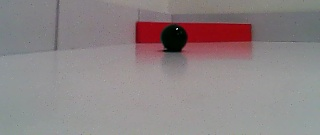
#> input picture 5_ai_training_data/0_captures/20250517_184414_250754.jpg, 320 x 135 px
$ python -i victims.py   (imports and definitions only)
#> lines starting #> are read from the running program, lines starting #| are printed output that depends on the picture; after the words box and inside, x2 and y2 are one past the last pixel; in counts of white or black regions, pixels touching at a corner belong together
#> further down, picture is the input picture: shape (135, 320, 3); mean B, G, R 133, 131.8, 141.3
import cv2
import numpy as np
from typing import Optional
# import laser_sensors

import config

def live(image: np.ndarray) -> Optional[int]:
    spectral_threshold = 200

    kernal_size = 7
    spectral_highlights = cv2.inRange(image, (spectral_threshold, spectral_threshold, spectral_threshold), (255, 255, 255))
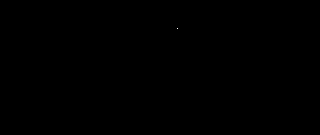
#> spectral_highlights: shape (135, 320); 0% white in thin lines or dots, all inside (x1, y1, x2, y2) = (177, 28, 178, 29)
    spectral_highlights = cv2.dilate(spectral_highlights, np.ones((kernal_size, kernal_size), np.uint8), iterations=1)
#> spectral_highlights: shape (135, 320); 0.11% white; 1 white region, box (x1, y1, x2, y2) and area: (174, 25, 181, 32) 49

    contours, _ = cv2.findContours(spectral_highlights, cv2.RETR_EXTERNAL, cv2.CHAIN_APPROX_SIMPLE)
#> contours = [[[174, 25], [174, 31], [180, 31], [180, 25]]]

    if not contours: return None
    if config.X11: cv2.drawContours(image, contours, -1, (0, 0, 255), 1)
#> image: shape (135, 320, 3); 0.06% of pixels changed, all inside (x1, y1, x2, y2) = (174, 25, 181, 32)

    valid_contours = []

    for contour in contours:
        _, y, w, h = cv2.boundingRect(contour)
        print(cv2.contourArea(contour))

        # look for contours in the top quarter
        if (y + h/2 < 50
            and cv2.contourArea(contour) < 700):
            valid_contours.append(contour)
#> this loop made 1 pass
#> (contour, y, w, h) on pass 1: ([[174, 25], [174, 31], [180, 31], [180, 25]], 25, 7, 7)
#| 36.0
#> after the loop, valid_contours = [[[174, 25], [174, 31], [180, 31], [180, 25]]]

    if len(valid_contours) == 0: return None

    largest_contour = max(valid_contours, key=cv2.contourArea)
#> largest_contour = [[174, 25], [174, 31], [180, 31], [180, 25]]
    x, _, w, _ = cv2.boundingRect(largest_contour)
#> x = 174

    if config.X11: cv2.drawContours(image, [largest_contour], -1, (0, 255, 0), 1)
#> image: shape (135, 320, 3); mean B, G, R 133, 131.9, 141.3
    return int(x + w/2)

# [41 lines left out: function dead, not called in this run]

>>> import cv2
>>> picture = cv2.imread('../../../5_ai_training_data/0_captures/20250517_184414_250754.jpg')
>>> result = live(picture)
#> result = 177

$ run again, on 5_ai_training_data/0_captures/20250517_184430_450755.jpg
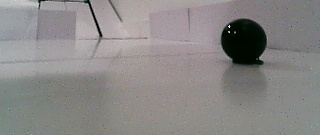
#> input picture 5_ai_training_data/0_captures/20250517_184430_450755.jpg, 320 x 135 px
#> picture is the input picture: shape (135, 320, 3); mean B, G, R 134.9, 135.9, 138.3
#> in live, `spectral_highlights = cv2.dilate(spectral_highlights, np.ones((kernal_..`:
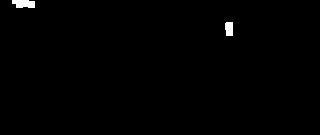
#> spectral_highlights: shape (135, 320); 0.61% white; 2 white regions
#> contours = 2 contours; box (x1, y1, x2, y2) and area: (12, 0, 35, 8) 128, (225, 22, 233, 36) 85
#> in live, `if config.X11: cv2.drawContours(image, contours, -1, (0, 0, 255), 1)`:
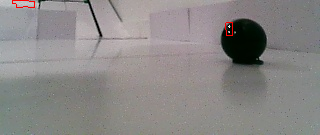
#> image: shape (135, 320, 3); 0.22% of pixels changed, all inside (x1, y1, x2, y2) = (12, 0, 233, 36)
#> the loop in live, `for contour in contours:` made 2 passes
#> (y, w, h) on passes 1 to 2: (22, 8, 14), (0, 23, 8)
#> (printed output is left out)
#> after the loop in live, `for contour in contours:`: valid_contours has the same summary as contours
#> largest_contour = contour of 13 points, box (x1, y1, x2, y2) (12, 0, 35, 8), area 128
#> x = 12
#> result = 23
